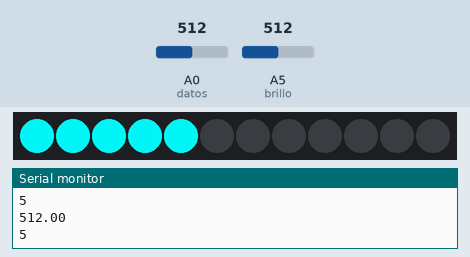
Recording of a sketch running on a simulated Arduino Uno, built with avr-gcc and run on an emulated ATmega328P. Parts: 12 RGB LEDs in strip order, left to right, the last lines printed to the serial monitor. The inputs (shaded band) are chosen by the test bench; at power-on: A0 (datos) = 512, A5 (brillo) = 512. Dim RGB values are drawn brighter than linear.

Above: at 0.96 s.
1.3 s: A0 (datos) set to 726
At 1.8 s:
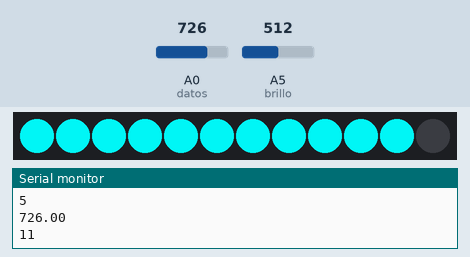
3.1 s: A0 (datos) set to 755
At 3.73 s:
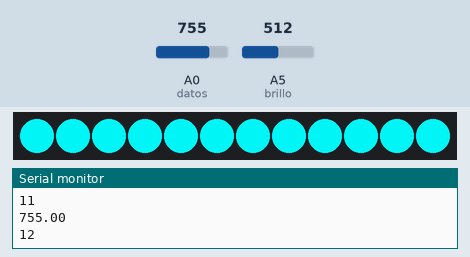
6.1 s: A5 (brillo) set to 0
At 7.0 s:
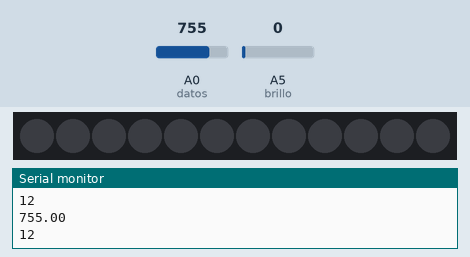
7.8 s: A5 (brillo) set to 122
At 8.22 s:
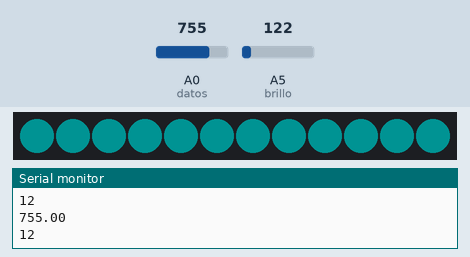
9.3 s: A0 (datos) set to 716
At 9.69 s:
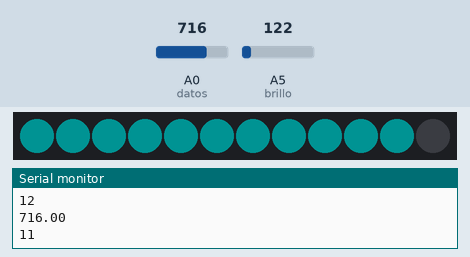
11.0 s: A0 (datos) set to 900
At 11.92 s:
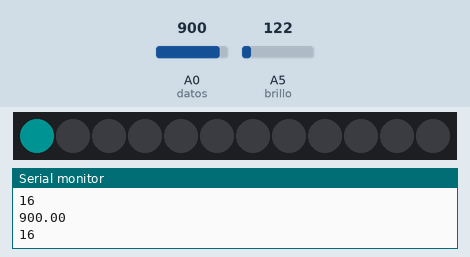
Timing chart, 0 to 14.0 s (numbered marks = the images above; inputs shaded):
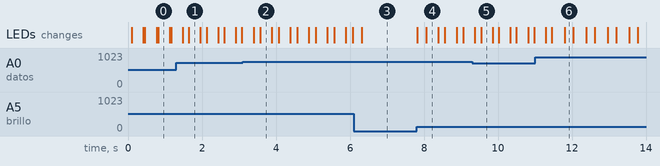

The sketch:

Sonometro.ino
```cpp
// C++ code
//

#include <Adafruit_NeoPixel.h>

#define PIN 6

#define NUMPIXELS 12

float datos = A0;

float pin1 = 0;

int calculo1 = 0;

int brillo = A5;

int pin2 = 0;

float calculo2 = 0;

Adafruit_NeoPixel pixels(NUMPIXELS, PIN, NEO_GRB + NEO_KHZ800);

void setup()
{
  Serial.begin(9600);
  pixels.begin();
}

void loop()
{
  pixels.clear();
  pin1 = analogRead(datos);
  pin2 = analogRead(brillo);
  Serial.println(pin1);
  calculo1 = map(pin1, 300, 700, 0, 11);
  calculo2 = map(pin2, 0, 1023, 0, 100);
  Serial.println(calculo1);
  for (int i=0; i<calculo1; i++) {
    pixels.setPixelColor(i, pixels.Color(0, (25 * calculo2), (25 * calculo2)));

  pixels.show();
  delay(20);

    }
  delay(250);
}
```

Measured:
- the behaviour switches between 736 and 737 on A0 (datos) (found by bisection; images 1 and 2)
- after the input at 3.1 s, the LEDs: first differ from a run without the input after 0.48 s (image 2)
- after the input at 6.1 s, the LEDs: change after 0.22 s (image 3)
- after the input at 7.8 s, the LEDs: first change at once (image 4 shows a later state)
- after the input at 11.0 s, the LEDs: first differ from a run without the input after 0.46 s (image 6 shows a later state)
